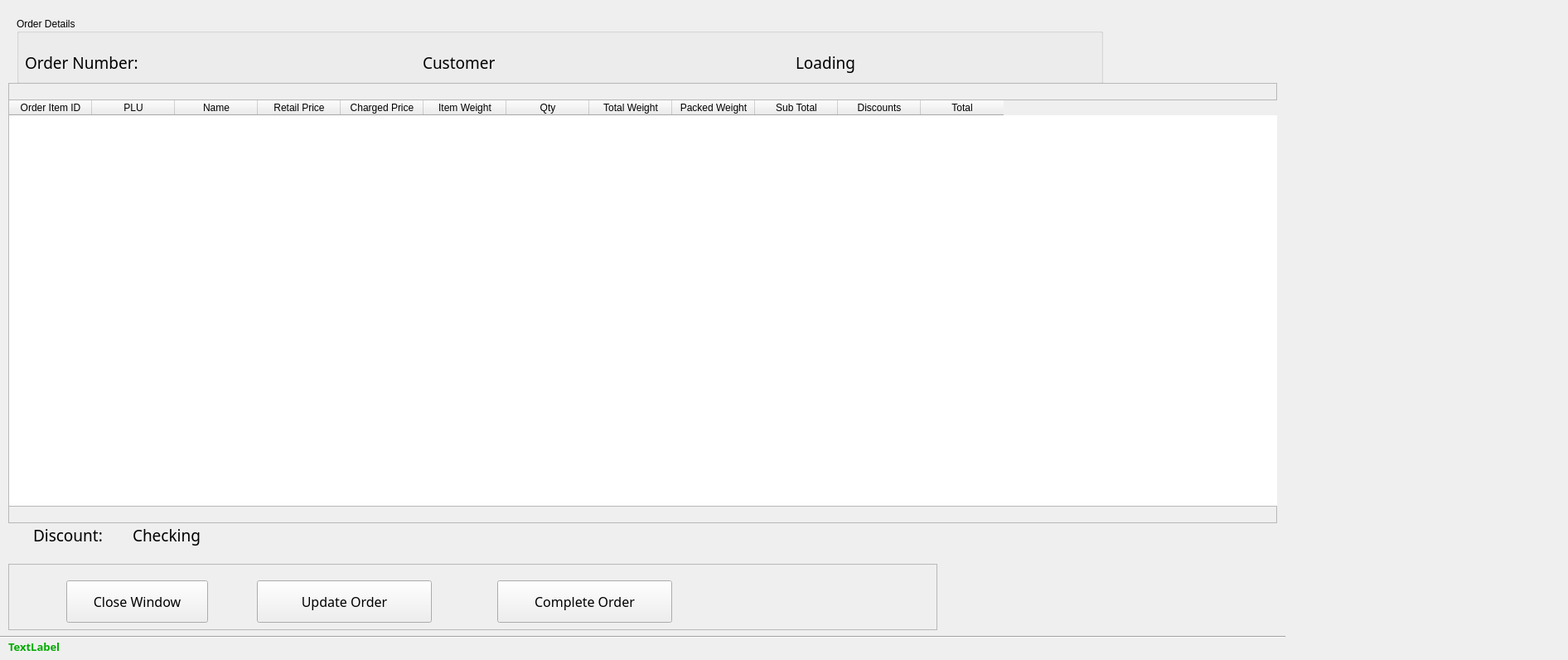
<?xml version="1.0" encoding="UTF-8"?>
<ui version="4.0">
 <class>Form</class>
 <widget class="QWidget" name="Form">
  <property name="geometry">
   <rect>
    <x>0</x>
    <y>0</y>
    <width>1892</width>
    <height>796</height>
   </rect>
  </property>
  <property name="windowTitle">
   <string>Web Order</string>
  </property>
  <property name="autoFillBackground">
   <bool>false</bool>
  </property>
  <widget class="QLabel" name="lblSystemStatus">
   <property name="geometry">
    <rect>
     <x>10</x>
     <y>770</y>
     <width>211</width>
     <height>21</height>
    </rect>
   </property>
   <property name="font">
    <font>
     <family>Canava Grotesk</family>
     <pointsize>10</pointsize>
     <weight>75</weight>
     <bold>true</bold>
    </font>
   </property>
   <property name="text">
    <string>&lt;html&gt;&lt;head/&gt;&lt;body&gt;&lt;p&gt;&lt;span style=&quot; color:#00aa00;&quot;&gt;TextLabel&lt;/span&gt;&lt;/p&gt;&lt;/body&gt;&lt;/html&gt;</string>
   </property>
  </widget>
  <widget class="QGroupBox" name="groupBox">
   <property name="geometry">
    <rect>
     <x>20</x>
     <y>20</y>
     <width>1311</width>
     <height>81</height>
    </rect>
   </property>
   <property name="title">
    <string>Order Details</string>
   </property>
   <property name="alignment">
    <set>Qt::AlignLeading|Qt::AlignLeft|Qt::AlignVCenter</set>
   </property>
   <property name="flat">
    <bool>true</bool>
   </property>
   <widget class="QLabel" name="lblOrderNumber">
    <property name="geometry">
     <rect>
      <x>10</x>
      <y>40</y>
      <width>241</width>
      <height>31</height>
     </rect>
    </property>
    <property name="font">
     <font>
      <family>Canava Grotesk</family>
      <pointsize>14</pointsize>
     </font>
    </property>
    <property name="text">
     <string>Order Number:</string>
    </property>
   </widget>
   <widget class="QLabel" name="lblCustomer">
    <property name="geometry">
     <rect>
      <x>490</x>
      <y>40</y>
      <width>411</width>
      <height>31</height>
     </rect>
    </property>
    <property name="font">
     <font>
      <family>Canava Grotesk</family>
      <pointsize>14</pointsize>
     </font>
    </property>
    <property name="text">
     <string>Customer</string>
    </property>
   </widget>
   <widget class="QLabel" name="lblStatus">
    <property name="geometry">
     <rect>
      <x>940</x>
      <y>40</y>
      <width>311</width>
      <height>31</height>
     </rect>
    </property>
    <property name="font">
     <font>
      <family>Canava Grotesk</family>
      <pointsize>14</pointsize>
      <weight>50</weight>
      <bold>false</bold>
     </font>
    </property>
    <property name="toolTip">
     <string>&lt;html&gt;&lt;head/&gt;&lt;body&gt;&lt;p&gt;Current status&lt;/p&gt;&lt;/body&gt;&lt;/html&gt;</string>
    </property>
    <property name="styleSheet">
     <string notr="true"/>
    </property>
    <property name="text">
     <string>Loading</string>
    </property>
   </widget>
  </widget>
  <widget class="Line" name="line_2">
   <property name="geometry">
    <rect>
     <x>0</x>
     <y>760</y>
     <width>1551</width>
     <height>16</height>
    </rect>
   </property>
   <property name="orientation">
    <enum>Qt::Horizontal</enum>
   </property>
  </widget>
  <widget class="QFrame" name="frame">
   <property name="geometry">
    <rect>
     <x>10</x>
     <y>100</y>
     <width>1531</width>
     <height>531</height>
    </rect>
   </property>
   <property name="frameShape">
    <enum>QFrame::StyledPanel</enum>
   </property>
   <property name="frameShadow">
    <enum>QFrame::Raised</enum>
   </property>
   <property name="lineWidth">
    <number>2</number>
   </property>
   <widget class="QTableWidget" name="tableWidget">
    <property name="geometry">
     <rect>
      <x>0</x>
      <y>20</y>
      <width>1731</width>
      <height>491</height>
     </rect>
    </property>
    <property name="font">
     <font>
      <family>Segoe UI</family>
     </font>
    </property>
    <property name="toolTip">
     <string extracomment="The final packed weight that will be charged to the customer."/>
    </property>
    <property name="styleSheet">
     <string notr="true"/>
    </property>
    <column>
     <property name="text">
      <string>Order Item ID</string>
     </property>
    </column>
    <column>
     <property name="text">
      <string>PLU</string>
     </property>
    </column>
    <column>
     <property name="text">
      <string>Name</string>
     </property>
    </column>
    <column>
     <property name="text">
      <string>Retail Price</string>
     </property>
    </column>
    <column>
     <property name="text">
      <string>Charged Price</string>
     </property>
    </column>
    <column>
     <property name="text">
      <string>Item Weight</string>
     </property>
    </column>
    <column>
     <property name="text">
      <string>Qty</string>
     </property>
    </column>
    <column>
     <property name="text">
      <string>Total Weight</string>
     </property>
    </column>
    <column>
     <property name="text">
      <string>Packed Weight</string>
     </property>
    </column>
    <column>
     <property name="text">
      <string>Sub Total</string>
     </property>
    </column>
    <column>
     <property name="text">
      <string>Discounts</string>
     </property>
    </column>
    <column>
     <property name="text">
      <string>Total</string>
     </property>
    </column>
   </widget>
  </widget>
  <widget class="QFrame" name="frame_2">
   <property name="geometry">
    <rect>
     <x>10</x>
     <y>680</y>
     <width>1121</width>
     <height>80</height>
    </rect>
   </property>
   <property name="frameShape">
    <enum>QFrame::StyledPanel</enum>
   </property>
   <property name="frameShadow">
    <enum>QFrame::Raised</enum>
   </property>
   <widget class="QPushButton" name="btnCompleteOrder">
    <property name="geometry">
     <rect>
      <x>590</x>
      <y>20</y>
      <width>211</width>
      <height>51</height>
     </rect>
    </property>
    <property name="font">
     <font>
      <family>Canava Grotesk Light</family>
      <pointsize>12</pointsize>
      <weight>50</weight>
      <italic>false</italic>
      <bold>false</bold>
     </font>
    </property>
    <property name="text">
     <string>Complete Order</string>
    </property>
   </widget>
   <widget class="QPushButton" name="btnUpdateOrder">
    <property name="geometry">
     <rect>
      <x>300</x>
      <y>20</y>
      <width>211</width>
      <height>51</height>
     </rect>
    </property>
    <property name="font">
     <font>
      <family>Canava Grotesk Light</family>
      <pointsize>12</pointsize>
      <weight>50</weight>
      <bold>false</bold>
     </font>
    </property>
    <property name="text">
     <string>Update Order</string>
    </property>
   </widget>
   <widget class="QPushButton" name="closeWindow">
    <property name="geometry">
     <rect>
      <x>70</x>
      <y>20</y>
      <width>171</width>
      <height>51</height>
     </rect>
    </property>
    <property name="font">
     <font>
      <family>Canava Grotesk Light</family>
      <pointsize>12</pointsize>
      <weight>50</weight>
      <bold>false</bold>
     </font>
    </property>
    <property name="text">
     <string>Close Window</string>
    </property>
   </widget>
  </widget>
  <widget class="QLabel" name="lblOrderNumber_2">
   <property name="geometry">
    <rect>
     <x>40</x>
     <y>630</y>
     <width>131</width>
     <height>31</height>
    </rect>
   </property>
   <property name="font">
    <font>
     <family>Canava Grotesk</family>
     <pointsize>14</pointsize>
    </font>
   </property>
   <property name="text">
    <string>Discount:</string>
   </property>
  </widget>
  <widget class="QLabel" name="lblDiscount">
   <property name="geometry">
    <rect>
     <x>160</x>
     <y>630</y>
     <width>311</width>
     <height>31</height>
    </rect>
   </property>
   <property name="font">
    <font>
     <family>Canava Grotesk</family>
     <pointsize>14</pointsize>
    </font>
   </property>
   <property name="text">
    <string>Checking</string>
   </property>
  </widget>
 </widget>
 <resources/>
 <connections>
  <connection>
   <sender>closeWindow</sender>
   <signal>clicked()</signal>
   <receiver>Form</receiver>
   <slot>close()</slot>
   <hints>
    <hint type="sourcelabel">
     <x>522</x>
     <y>675</y>
    </hint>
    <hint type="destinationlabel">
     <x>273</x>
     <y>671</y>
    </hint>
   </hints>
  </connection>
 </connections>
</ui>
